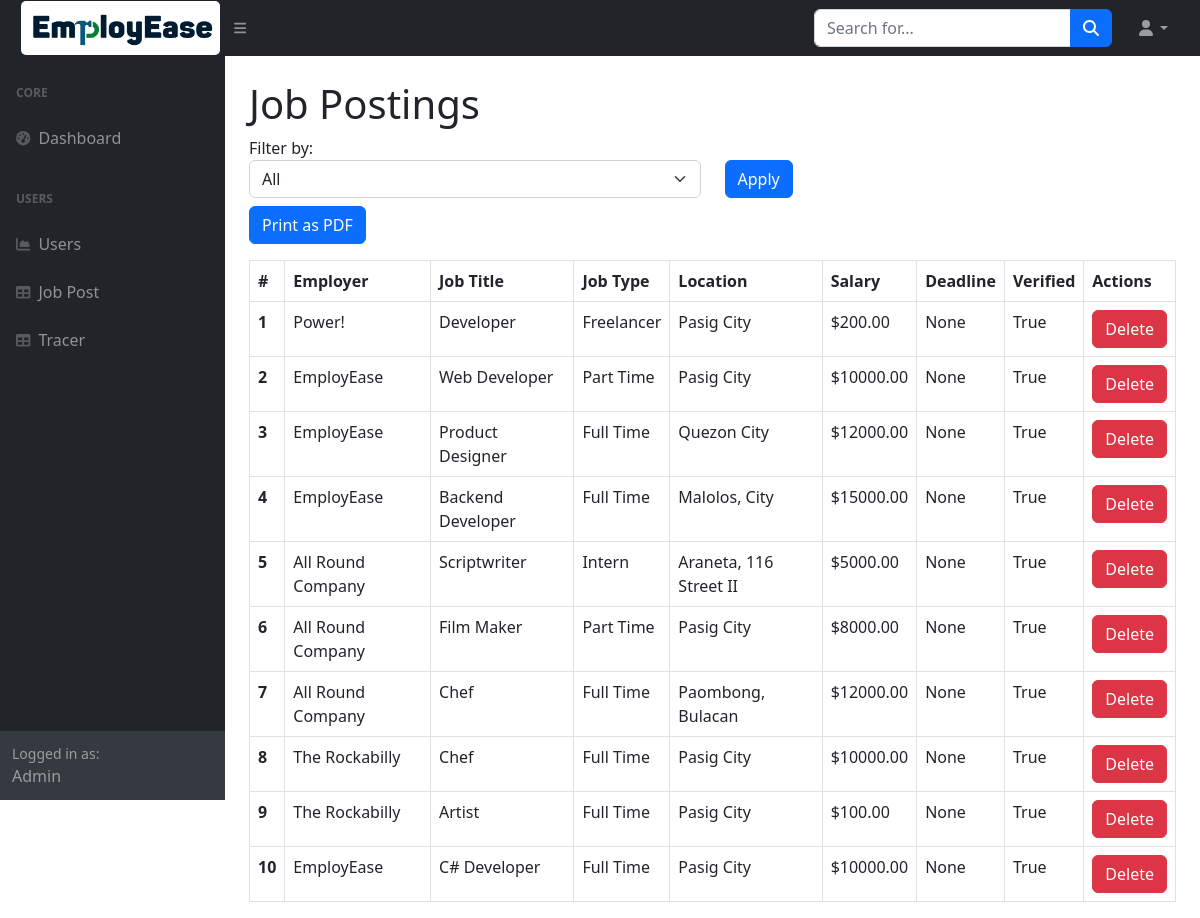
Screenshot of /dashboard_post/ with the database file from the repository.
### website/models.py (models this page shows, shortened)
class JobPosting(models.Model):
    JOB_TYPE_CHOICES = [
    ('full_time', 'Full Time'),
    ('freelancer', 'Freelancer'),
    ('part_time', 'Part Time'),
    ('intern', 'Intern'),
    ]
    employer = models.ForeignKey(Employer, on_delete=models.CASCADE, related_name='job_postings')
    job_title = models.CharField(max_length=255)
    job_description = models.TextField()
    job_requirements = models.TextField()
    job_location = models.CharField(max_length=255)
    salary = models.DecimalField(max_digits=10, decimal_places=2)
    job_type = models.CharField(max_length=20, choices=JOB_TYPE_CHOICES, default='full_time')
    application_deadline = models.DateField(null=True, blank=True)
    is_verified = models.BooleanField(default=False)

class Employer(models.Model):
    user_profile = models.OneToOneField(UserProfile, on_delete=models.CASCADE, related_name='employer')
    company_name = models.CharField(max_length=255)
    company_address = models.CharField(max_length=255)
    company_email = models.EmailField()
    contact_number = models.CharField(max_length=15)
    company_logo = models.ImageField(upload_to='company_logo/', null=True, blank=True)
    company_desc = models.CharField(max_length=655, null=True, blank=True)

### website/views.py (the view)
# urls.py: path('dashboard_post/', views.dashboard_post, name="dashboard_post"),
def dashboard_post(request):
    filter_value = request.GET.get('filter', 'all')
    if filter_value == 'verified':
        job_postings_verified = JobPosting.objects.filter(is_verified=True)
        job_postings_unverified = JobPosting.objects.filter(is_verified=True)
    elif filter_value == 'unverified':
        job_postings_verified = []
        job_postings_unverified = JobPosting.objects.filter(is_verified=False)
    else:
        job_postings_verified = JobPosting.objects.filter(is_verified=True)
        job_postings_unverified = JobPosting.objects.filter(is_verified=False)
    job_postings = list(job_postings_unverified) + list(job_postings_verified)
    context = {
        'job_postings': job_postings,
        'filter': filter_value,
    }
    return render(request, 'dashboard_post.html', context)

### website/templates/dashboard_post.html (shortened to what this page needs)
{% load static %}
<!DOCTYPE html>
<html lang="en">
    {% include "base/admin_head.html" %}
    <body class="sb-nav-fixed">
        {% include "base/admin_nav.html" %}
        <div id="layoutSidenav">
            {% include "base/admin_side.html" %}
            <div id="layoutSidenav_content">
                <main>
                    <div class="container-fluid px-4">
                        <h1 class="mt-4">Job Postings</h1>
                        <div class="mb-3">
                            <form method="get" action="{% url 'dashboard_post' %}" class="flex-grow-1">
                                <div class="row">
                                    <div class="col-md-6">
                                        <label for="filter">Filter by:</label>
                                        <select name="filter" id="filter" class="form-select">
                                            <option value="all" {% if filter == 'all' %}selected{% endif %}>All</option>
                                        </select>
                                    </div>
                                    <div class="col-md-6">
                                        <button type="submit" class="btn btn-primary mt-4">Apply</button>
                                    </div>
                                </div>
                            </form>
                            <button id="printButton" class="btn btn-primary mt-2">Print as PDF</button>
                        </div>
                        <table class="table table-bordered" id="jobTable">
                            <thead>
                                <tr>
                                    <th scope="col">#</th>
                                    <th scope="col">Employer</th>
                                    <th scope="col">Job Title</th>
                                    <th scope="col">Job Type</th>
                                    <th scope="col">Location</th>
                                    <th scope="col">Salary</th>
                                    <th scope="col">Deadline</th>
                                    <th scope="col">Verified</th>
                                    <th scope="col">Actions</th>
                                </tr>
                            </thead>
                            <tbody>
                                {% for job_posting in job_postings  %}
                                    <tr>
                                        <th scope="row">{{ forloop.counter }}</th>
                                        <td>{{ job_posting.employer.company_name }}</td>
                                        <td>{{ job_posting.job_title }}</td>
                                        <td>{{ job_posting.get_job_type_display }}</td>
                                        <td>{{ job_posting.job_location }}</td>
                                        <td>${{ job_posting.salary }}</td>
                                        <td>{{ job_posting.application_deadline }}</td>
                                        <td>{{ job_posting.is_verified }}</td>
                                        <td>
                                            {% if user == request.user %}
                                                <a href="{% url 'delete_job_post' job_posting.id %}" class="btn btn-danger">Delete</a>
                                            {% endif %}
                                        </td>
                                    </tr>
                                {% endfor %}
                            </tbody>
                        </table>
                    </div>
                </main>
            </div>
        </div>
    </body>
</html>

### rows the page displays
JobPosting: employer.company_name "Power!", job_title "Developer", job_type "Freelancer", job_location "Pasig City", salary "200.00", application_deadline "None", is_verified "True"
JobPosting: employer.company_name "EmployEase", job_title "Web Developer", job_type "Part Time", job_location "Pasig City", salary "10000.00", application_deadline "None", is_verified "True"
JobPosting: employer.company_name "EmployEase", job_title "Product Designer", job_type "Full Time", job_location "Quezon City", salary "12000.00", application_deadline "None", is_verified "True"
JobPosting: employer.company_name "EmployEase", job_title "Backend Developer", job_type "Full Time", job_location "Malolos, City", salary "15000.00", application_deadline "None", is_verified "True"
JobPosting: employer.company_name "All Round Company", job_title "Scriptwriter", job_type "Intern", job_location "Araneta, 116 Street II", salary "5000.00", application_deadline "None", is_verified "True"
JobPosting: employer.company_name "All Round Company", job_title "Film Maker", job_type "Part Time", job_location "Pasig City", salary "8000.00", application_deadline "None", is_verified "True"
JobPosting: employer.company_name "All Round Company", job_title "Chef", job_type "Full Time", job_location "Paombong, Bulacan", salary "12000.00", application_deadline "None", is_verified "True"
JobPosting: employer.company_name "The Rockabilly", job_title "Chef", job_type "Full Time", job_location "Pasig City", salary "10000.00", application_deadline "None", is_verified "True"
JobPosting: employer.company_name "The Rockabilly", job_title "Artist", job_type "Full Time", job_location "Pasig City", salary "100.00", application_deadline "None", is_verified "True"
JobPosting: employer.company_name "EmployEase", job_title "C# Developer", job_type "Full Time", job_location "Pasig City", salary "10000.00", application_deadline "None", is_verified "True"
